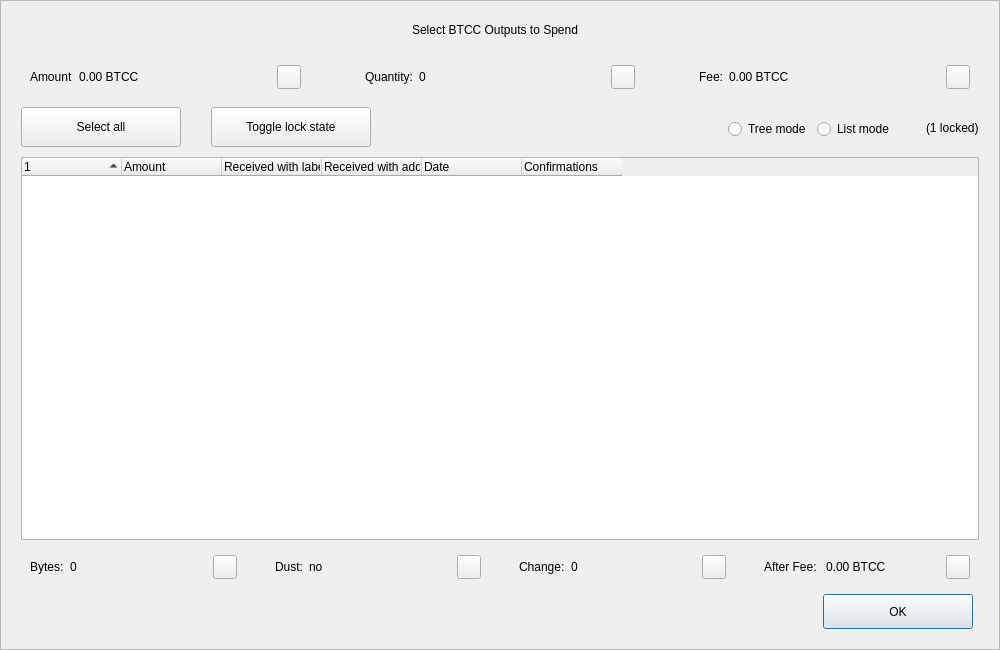
<?xml version="1.0" encoding="UTF-8"?>
<ui version="4.0">
 <class>CoinControlDialog</class>
 <widget class="QDialog" name="CoinControlDialog">
  <property name="geometry">
   <rect>
    <x>0</x>
    <y>0</y>
    <width>1000</width>
    <height>650</height>
   </rect>
  </property>
  <property name="minimumSize">
   <size>
    <width>950</width>
    <height>650</height>
   </size>
  </property>
  <property name="windowTitle">
   <string>Coin Selection</string>
  </property>
  <property name="styleSheet">
   <string notr="true"/>
  </property>
  <layout class="QVBoxLayout" name="verticalLayout">
   <property name="spacing">
    <number>0</number>
   </property>
   <property name="leftMargin">
    <number>0</number>
   </property>
   <property name="topMargin">
    <number>0</number>
   </property>
   <property name="rightMargin">
    <number>0</number>
   </property>
   <property name="bottomMargin">
    <number>0</number>
   </property>
   <item>
    <widget class="QFrame" name="frameContainer">
     <property name="toolTipDuration">
      <number>0</number>
     </property>
     <property name="frameShape">
      <enum>QFrame::StyledPanel</enum>
     </property>
     <property name="frameShadow">
      <enum>QFrame::Raised</enum>
     </property>
     <layout class="QVBoxLayout" name="verticalLayout_2">
      <property name="leftMargin">
       <number>0</number>
      </property>
      <property name="rightMargin">
       <number>0</number>
      </property>
      <property name="bottomMargin">
       <number>20</number>
      </property>
      <item>
       <layout class="QHBoxLayout" name="horizontalLayout_12">
        <property name="spacing">
         <number>0</number>
        </property>
        <property name="leftMargin">
         <number>20</number>
        </property>
        <property name="rightMargin">
         <number>30</number>
        </property>
        <item>
         <spacer name="horizontalSpacer_4">
          <property name="orientation">
           <enum>Qt::Horizontal</enum>
          </property>
          <property name="sizeHint" stdset="0">
           <size>
            <width>40</width>
            <height>20</height>
           </size>
          </property>
         </spacer>
        </item>
        <item>
         <widget class="QLabel" name="labelTitle">
          <property name="minimumSize">
           <size>
            <width>0</width>
            <height>40</height>
           </size>
          </property>
          <property name="maximumSize">
           <size>
            <width>16777215</width>
            <height>40</height>
           </size>
          </property>
          <property name="text">
           <string>Select BTCC Outputs to Spend</string>
          </property>
          <property name="alignment">
           <set>Qt::AlignCenter</set>
          </property>
          <property name="margin">
           <number>7</number>
          </property>
         </widget>
        </item>
        <item>
         <spacer name="horizontalSpacer_5">
          <property name="orientation">
           <enum>Qt::Horizontal</enum>
          </property>
          <property name="sizeHint" stdset="0">
           <size>
            <width>40</width>
            <height>20</height>
           </size>
          </property>
         </spacer>
        </item>
       </layout>
      </item>
      <item>
       <layout class="QHBoxLayout" name="horizontalLayout_8">
        <property name="leftMargin">
         <number>20</number>
        </property>
        <property name="rightMargin">
         <number>20</number>
        </property>
        <item>
         <widget class="QWidget" name="layoutAmount" native="true">
          <layout class="QHBoxLayout" name="horizontalLayout_9" stretch="0,1,0">
           <item>
            <widget class="QLabel" name="labelCoinControlAmountText">
             <property name="text">
              <string>Amount</string>
             </property>
            </widget>
           </item>
           <item>
            <widget class="QLabel" name="labelCoinControlAmount">
             <property name="text">
              <string>0.00 BTCC</string>
             </property>
            </widget>
           </item>
           <item alignment="Qt::AlignHCenter|Qt::AlignVCenter">
            <widget class="QPushButton" name="pushButtonAmount">
             <property name="minimumSize">
              <size>
               <width>0</width>
               <height>24</height>
              </size>
             </property>
             <property name="maximumSize">
              <size>
               <width>24</width>
               <height>26</height>
              </size>
             </property>
             <property name="focusPolicy">
              <enum>Qt::NoFocus</enum>
             </property>
             <property name="styleSheet">
              <string notr="true">padding-bottom:2px;
padding-right:4px;</string>
             </property>
             <property name="text">
              <string/>
             </property>
            </widget>
           </item>
          </layout>
         </widget>
        </item>
        <item>
         <spacer name="horizontalSpacer_2">
          <property name="orientation">
           <enum>Qt::Horizontal</enum>
          </property>
          <property name="sizeType">
           <enum>QSizePolicy::Fixed</enum>
          </property>
          <property name="sizeHint" stdset="0">
           <size>
            <width>40</width>
            <height>20</height>
           </size>
          </property>
         </spacer>
        </item>
        <item>
         <widget class="QWidget" name="layoutQuantity" native="true">
          <layout class="QHBoxLayout" name="horizontalLayout_10" stretch="0,1,0">
           <item>
            <widget class="QLabel" name="labelCoinControlQuantityText">
             <property name="text">
              <string>Quantity:</string>
             </property>
            </widget>
           </item>
           <item>
            <widget class="QLabel" name="labelCoinControlQuantity">
             <property name="text">
              <string>0</string>
             </property>
            </widget>
           </item>
           <item alignment="Qt::AlignHCenter|Qt::AlignVCenter">
            <widget class="QPushButton" name="pushButtonQuantity">
             <property name="minimumSize">
              <size>
               <width>0</width>
               <height>24</height>
              </size>
             </property>
             <property name="maximumSize">
              <size>
               <width>24</width>
               <height>26</height>
              </size>
             </property>
             <property name="focusPolicy">
              <enum>Qt::NoFocus</enum>
             </property>
             <property name="styleSheet">
              <string notr="true">padding-bottom:2px;
               padding-right:4px;</string>
             </property>
             <property name="text">
              <string/>
             </property>
            </widget>
           </item>
          </layout>
         </widget>
        </item>
        <item>
         <spacer name="horizontalSpacer_22">
          <property name="orientation">
           <enum>Qt::Horizontal</enum>
          </property>
          <property name="sizeType">
           <enum>QSizePolicy::Fixed</enum>
          </property>
          <property name="sizeHint" stdset="0">
           <size>
            <width>40</width>
            <height>20</height>
           </size>
          </property>
         </spacer>
        </item>
        <item>
         <widget class="QWidget" name="layoutFee" native="true">
          <layout class="QHBoxLayout" name="horizontalLayout_11" stretch="0,1,0">
           <item>
            <widget class="QLabel" name="labelCoinControlFeeText">
             <property name="text">
              <string>Fee:</string>
             </property>
            </widget>
           </item>
           <item>
            <widget class="QLabel" name="labelCoinControlFee">
             <property name="text">
              <string>0.00 BTCC</string>
             </property>
            </widget>
           </item>
           <item alignment="Qt::AlignHCenter|Qt::AlignVCenter">
            <widget class="QPushButton" name="pushButtonFee">
             <property name="minimumSize">
              <size>
               <width>0</width>
               <height>24</height>
              </size>
             </property>
             <property name="maximumSize">
              <size>
               <width>24</width>
               <height>26</height>
              </size>
             </property>
             <property name="focusPolicy">
              <enum>Qt::NoFocus</enum>
             </property>
             <property name="styleSheet">
              <string notr="true">padding-bottom:2px;
               padding-right:4px;</string>
             </property>
             <property name="text">
              <string/>
             </property>
            </widget>
           </item>
          </layout>
         </widget>
        </item>
       </layout>
      </item>
      <item>
       <widget class="QFrame" name="frame">
        <property name="minimumSize">
         <size>
          <width>0</width>
          <height>40</height>
         </size>
        </property>
        <property name="styleSheet">
         <string notr="true">#frame {
	border:0;
}</string>
        </property>
        <property name="frameShape">
         <enum>QFrame::StyledPanel</enum>
        </property>
        <property name="frameShadow">
         <enum>QFrame::Sunken</enum>
        </property>
        <layout class="QHBoxLayout" name="horizontalLayout">
         <property name="spacing">
          <number>0</number>
         </property>
         <property name="leftMargin">
          <number>20</number>
         </property>
         <property name="topMargin">
          <number>0</number>
         </property>
         <property name="rightMargin">
          <number>20</number>
         </property>
         <property name="bottomMargin">
          <number>0</number>
         </property>
         <item>
          <layout class="QHBoxLayout" name="horizontalLayoutPanel" stretch="0,0,0,0,0,0">
           <property name="spacing">
            <number>20</number>
           </property>
           <item>
            <widget class="QPushButton" name="pushButtonSelectAll">
             <property name="sizePolicy">
              <sizepolicy hsizetype="Maximum" vsizetype="Fixed">
               <horstretch>0</horstretch>
               <verstretch>0</verstretch>
              </sizepolicy>
             </property>
             <property name="minimumSize">
              <size>
               <width>160</width>
               <height>40</height>
              </size>
             </property>
             <property name="maximumSize">
              <size>
               <width>16777215</width>
               <height>40</height>
              </size>
             </property>
             <property name="text">
              <string>Select all</string>
             </property>
             <property name="checkable">
              <bool>true</bool>
             </property>
             <property name="checked">
              <bool>false</bool>
             </property>
             <property name="autoExclusive">
              <bool>false</bool>
             </property>
             <property name="autoDefault">
              <bool>false</bool>
             </property>
            </widget>
           </item>
           <item>
            <spacer name="horizontalSpacer_6">
             <property name="orientation">
              <enum>Qt::Horizontal</enum>
             </property>
             <property name="sizeType">
              <enum>QSizePolicy::Fixed</enum>
             </property>
             <property name="sizeHint" stdset="0">
              <size>
               <width>10</width>
               <height>20</height>
              </size>
             </property>
            </spacer>
           </item>
           <item>
            <widget class="QPushButton" name="pushButtonToggleLock">
             <property name="sizePolicy">
              <sizepolicy hsizetype="Maximum" vsizetype="Fixed">
               <horstretch>0</horstretch>
               <verstretch>0</verstretch>
              </sizepolicy>
             </property>
             <property name="minimumSize">
              <size>
               <width>160</width>
               <height>40</height>
              </size>
             </property>
             <property name="maximumSize">
              <size>
               <width>16777215</width>
               <height>40</height>
              </size>
             </property>
             <property name="text">
              <string>Toggle lock state</string>
             </property>
             <property name="checkable">
              <bool>true</bool>
             </property>
             <property name="autoExclusive">
              <bool>false</bool>
             </property>
             <property name="autoDefault">
              <bool>false</bool>
             </property>
            </widget>
           </item>
           <item>
            <spacer name="horizontalSpacer_7">
             <property name="orientation">
              <enum>Qt::Horizontal</enum>
             </property>
             <property name="sizeType">
              <enum>QSizePolicy::Expanding</enum>
             </property>
             <property name="sizeHint" stdset="0">
              <size>
               <width>30</width>
               <height>20</height>
              </size>
             </property>
            </spacer>
           </item>
           <item alignment="Qt::AlignRight">
            <widget class="QGroupBox" name="groupBox_2">
             <property name="styleSheet">
              <string notr="true">#groupBox_2 {
    background-color:transparent;
    border-radius:0;
}</string>
             </property>
             <property name="title">
              <string/>
             </property>
             <layout class="QHBoxLayout" name="horizontalLayout_14">
              <item>
               <widget class="QRadioButton" name="radioTreeMode">
                <property name="sizePolicy">
                 <sizepolicy hsizetype="Maximum" vsizetype="Fixed">
                  <horstretch>0</horstretch>
                  <verstretch>0</verstretch>
                 </sizepolicy>
                </property>
                <property name="text">
                 <string>Tree mode</string>
                </property>
               </widget>
              </item>
              <item>
               <widget class="QRadioButton" name="radioListMode">
                <property name="sizePolicy">
                 <sizepolicy hsizetype="Maximum" vsizetype="Fixed">
                  <horstretch>0</horstretch>
                  <verstretch>0</verstretch>
                 </sizepolicy>
                </property>
                <property name="text">
                 <string>List mode</string>
                </property>
                <property name="checked">
                 <bool>false</bool>
                </property>
               </widget>
              </item>
             </layout>
            </widget>
           </item>
           <item>
            <widget class="QLabel" name="labelLocked">
             <property name="text">
              <string>(1 locked)</string>
             </property>
            </widget>
           </item>
          </layout>
         </item>
        </layout>
       </widget>
      </item>
      <item>
       <layout class="QHBoxLayout" name="horizontalLayout_13">
        <property name="leftMargin">
         <number>20</number>
        </property>
        <property name="rightMargin">
         <number>20</number>
        </property>
        <item>
         <widget class="CoinControlTreeWidget" name="treeWidget">
          <property name="contextMenuPolicy">
           <enum>Qt::CustomContextMenu</enum>
          </property>
          <property name="styleSheet">
           <string notr="true"/>
          </property>
          <property name="sortingEnabled">
           <bool>false</bool>
          </property>
          <property name="columnCount">
           <number>6</number>
          </property>
          <attribute name="headerShowSortIndicator" stdset="0">
           <bool>true</bool>
          </attribute>
          <attribute name="headerStretchLastSection">
           <bool>false</bool>
          </attribute>
          <column>
           <property name="text">
            <string/>
           </property>
          </column>
          <column>
           <property name="text">
            <string>Amount</string>
           </property>
          </column>
          <column>
           <property name="text">
            <string>Received with label</string>
           </property>
          </column>
          <column>
           <property name="text">
            <string>Received with address</string>
           </property>
          </column>
          <column>
           <property name="text">
            <string>Date</string>
           </property>
          </column>
          <column>
           <property name="text">
            <string>Confirmations</string>
           </property>
           <property name="toolTip">
            <string>Confirmed</string>
           </property>
          </column>
         </widget>
        </item>
       </layout>
      </item>
      <item>
       <layout class="QHBoxLayout" name="horizontalLayout_3">
        <property name="spacing">
         <number>20</number>
        </property>
        <property name="leftMargin">
         <number>20</number>
        </property>
        <property name="rightMargin">
         <number>20</number>
        </property>
        <item>
         <widget class="QWidget" name="layoutBytes" native="true">
          <layout class="QHBoxLayout" name="horizontalLayout_4" stretch="0,1,0">
           <item>
            <widget class="QLabel" name="labelCoinControlBytesText">
             <property name="text">
              <string>Bytes:</string>
             </property>
            </widget>
           </item>
           <item>
            <widget class="QLabel" name="labelCoinControlBytes">
             <property name="text">
              <string>0</string>
             </property>
            </widget>
           </item>
           <item alignment="Qt::AlignHCenter|Qt::AlignVCenter">
            <widget class="QPushButton" name="pushButtonBytes">
             <property name="minimumSize">
              <size>
               <width>0</width>
               <height>24</height>
              </size>
             </property>
             <property name="maximumSize">
              <size>
               <width>24</width>
               <height>26</height>
              </size>
             </property>
             <property name="focusPolicy">
              <enum>Qt::NoFocus</enum>
             </property>
             <property name="styleSheet">
              <string notr="true">padding-bottom:2px;
               padding-right:4px;</string>
             </property>
             <property name="text">
              <string/>
             </property>
            </widget>
           </item>
          </layout>
         </widget>
        </item>
        <item>
         <widget class="QWidget" name="layoutDust" native="true">
          <layout class="QHBoxLayout" name="horizontalLayout_5" stretch="0,1,0">
           <item>
            <widget class="QLabel" name="labelCoinControlLowOutputText">
             <property name="text">
              <string>Dust:</string>
             </property>
            </widget>
           </item>
           <item>
            <widget class="QLabel" name="labelCoinControlLowOutput">
             <property name="text">
              <string>no</string>
             </property>
            </widget>
           </item>
           <item alignment="Qt::AlignHCenter|Qt::AlignVCenter">
            <widget class="QPushButton" name="pushButtonDust">
             <property name="minimumSize">
              <size>
               <width>0</width>
               <height>24</height>
              </size>
             </property>
             <property name="maximumSize">
              <size>
               <width>24</width>
               <height>26</height>
              </size>
             </property>
             <property name="focusPolicy">
              <enum>Qt::NoFocus</enum>
             </property>
             <property name="styleSheet">
              <string notr="true">padding-bottom:2px;
               padding-right:4px;</string>
             </property>
             <property name="text">
              <string/>
             </property>
            </widget>
           </item>
          </layout>
         </widget>
        </item>
        <item>
         <widget class="QWidget" name="layoutChange" native="true">
          <layout class="QHBoxLayout" name="horizontalLayout_6" stretch="0,1,0">
           <item>
            <widget class="QLabel" name="labelCoinControlChangeText">
             <property name="text">
              <string>Change:</string>
             </property>
            </widget>
           </item>
           <item>
            <widget class="QLabel" name="labelCoinControlChange">
             <property name="text">
              <string>0</string>
             </property>
            </widget>
           </item>
           <item alignment="Qt::AlignHCenter|Qt::AlignVCenter">
            <widget class="QPushButton" name="pushButtonChange">
             <property name="minimumSize">
              <size>
               <width>0</width>
               <height>24</height>
              </size>
             </property>
             <property name="maximumSize">
              <size>
               <width>24</width>
               <height>26</height>
              </size>
             </property>
             <property name="focusPolicy">
              <enum>Qt::NoFocus</enum>
             </property>
             <property name="styleSheet">
              <string notr="true">padding-bottom:2px;
               padding-right:4px;</string>
             </property>
             <property name="text">
              <string/>
             </property>
            </widget>
           </item>
          </layout>
         </widget>
        </item>
        <item>
         <widget class="QWidget" name="layoutAfter" native="true">
          <layout class="QHBoxLayout" name="horizontalLayout_7" stretch="0,1,0">
           <item>
            <widget class="QLabel" name="labelCoinControlAfterFeeText">
             <property name="text">
              <string>After Fee: </string>
             </property>
            </widget>
           </item>
           <item>
            <widget class="QLabel" name="labelCoinControlAfterFee">
             <property name="text">
              <string>0.00 BTCC</string>
             </property>
            </widget>
           </item>
           <item alignment="Qt::AlignHCenter|Qt::AlignVCenter">
            <widget class="QPushButton" name="pushButtonAlterFee">
             <property name="minimumSize">
              <size>
               <width>0</width>
               <height>24</height>
              </size>
             </property>
             <property name="maximumSize">
              <size>
               <width>24</width>
               <height>26</height>
              </size>
             </property>
             <property name="focusPolicy">
              <enum>Qt::NoFocus</enum>
             </property>
             <property name="styleSheet">
              <string notr="true">padding-bottom:2px;
               padding-right:4px;</string>
             </property>
             <property name="text">
              <string/>
             </property>
            </widget>
           </item>
          </layout>
         </widget>
        </item>
       </layout>
      </item>
      <item>
       <layout class="QHBoxLayout" name="horizontalLayout_2">
        <property name="spacing">
         <number>0</number>
        </property>
        <property name="leftMargin">
         <number>20</number>
        </property>
        <property name="rightMargin">
         <number>26</number>
        </property>
        <item>
         <spacer name="horizontalSpacer_3">
          <property name="orientation">
           <enum>Qt::Horizontal</enum>
          </property>
          <property name="sizeHint" stdset="0">
           <size>
            <width>558</width>
            <height>20</height>
           </size>
          </property>
         </spacer>
        </item>
        <item>
         <widget class="QPushButton" name="pushButtonOk">
          <property name="minimumSize">
           <size>
            <width>150</width>
            <height>35</height>
           </size>
          </property>
          <property name="text">
           <string>OK</string>
          </property>
         </widget>
        </item>
       </layout>
      </item>
     </layout>
    </widget>
   </item>
  </layout>
 </widget>
 <customwidgets>
  <customwidget>
   <class>CoinControlTreeWidget</class>
   <extends>QTreeWidget</extends>
   <header>coincontroltreewidget.h</header>
  </customwidget>
 </customwidgets>
 <resources/>
 <connections/>
</ui>
